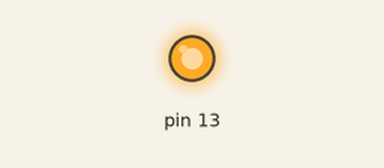
This sketch was run on a simulated Arduino Uno, built with avr-gcc and run on an emulated ATmega328P. Parts: output pins drawn as LEDs (lit = HIGH).

Above: at 0.01 s.
At 2.0 s:
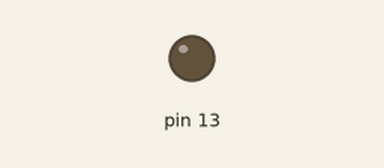
Timing chart, 0 to 3.5 s (numbered marks = the images above):
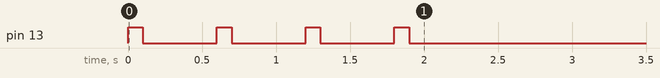

The sketch:

function_exp.ino
```cpp
void setup() {
  // put your setup code here, to run once:
  pinMode(13,OUTPUT);
  blinker(13,100,500,260);

}

void loop() {
  // put your main code here, to run repeatedly:
}

void blinker(byte pin , int t_on, int t_off, byte reps)//
{
  for (int a=0; a<reps; a++)
  {
     digitalWrite(pin,HIGH);
     delay(t_on);
     digitalWrite(pin,LOW);
     delay(t_off);
  }
}
```
